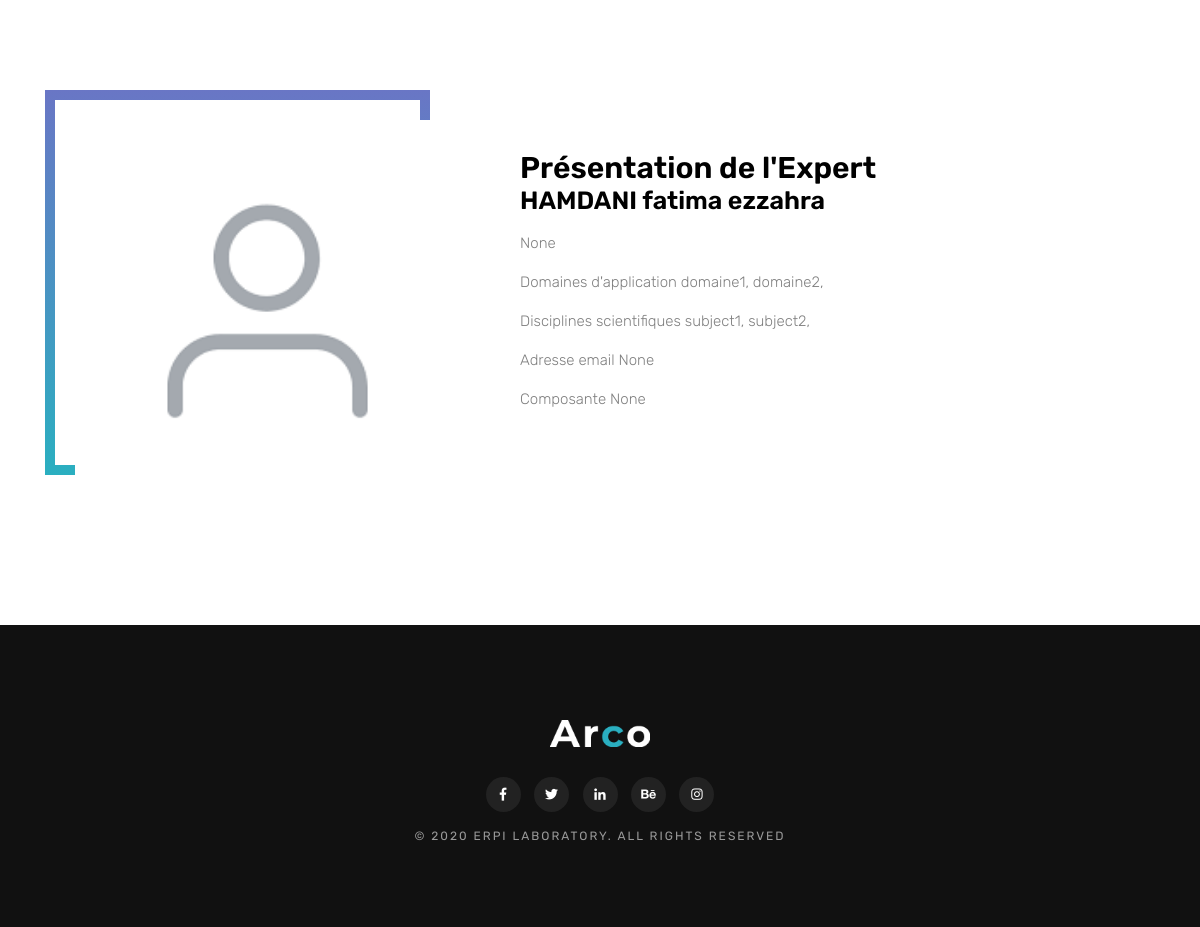
/profile_detail/1/, run on the app's committed database.
### classroom/models.py (models this page shows, shortened)
class Student(models.Model):
    user = models.OneToOneField(User, on_delete=models.CASCADE, primary_key=True)
    image = models.ImageField(upload_to='media/', default='default.jpg', verbose_name=u"Figure associée à votre profil", null=True)
    nom = models.CharField(max_length=270,verbose_name= u"Nom : ",  null=True, blank=True)
    prenom = models.CharField(max_length=270,verbose_name= u"Prénom : ",  null=True, blank=True)
    adresse_email = models.EmailField(max_length=100,verbose_name=u"Adresse email de contact : ",   null=True, blank=True)
    composante = models.CharField(max_length=100,verbose_name=u"Composante : ",   null=True, blank=True)
    fonction = models.CharField(max_length=270,verbose_name= u"Fonction : ",  null=True, blank=True)
    domaine = models.ManyToManyField(Domaine, verbose_name= u"Domaines d'applications  ", help_text=u"Relativement à vos activités professionnelles.", related_name='domaines_expert')
    interests = models.ManyToManyField(Subject, verbose_name= u"Disciplines scientifiques ", related_name='interested_student')
    expert= models.BooleanField( verbose_name=u"Je souhaite participer à des projet ", default=False)

class Domaine(models.Model):
    name = models.CharField(max_length=30)

class Subject(models.Model):
    name = models.CharField(max_length=30)

### classroom/views/students.py (the view)
# urls.py: path('profile_detail/<int:pk>/', students.StudentListView.as_view(), name='student_profile'),
class StudentListView(ListView):
    template_name = 'classroom/students/user/info.html'
    def get_queryset(self):
        self.quiz = get_object_or_404(Student, pk=self.kwargs['pk'])
        return Student.objects.filter(pk = self.quiz.pk)

### classroom/templates/classroom/students/user/info.html (shortened to what this page needs)
{% load static %}
<!DOCTYPE html>
<html lang="zxx">
   <head>
   <link rel="stylesheet" href="{% static 'acro/css/plugins.css'%}" />
       <link rel="stylesheet" href="{% static 'acro/css/style.css'%}" />
   </head>
   <body>
       <section class="hero section-padding" data-scroll-index="1">
           <div class="container">
               <div class="row">
                   <div class="col-lg-5">
                       <div class="hero-img">
                           <img src="{%  static 'collaboration/images/pic03.jpg' %}" alt="">
                       </div>
                   </div>
                   <div class="col-lg-7">
                       <div class="content">
                        {% for forum in object_list %}
                           <h4>Présentation de l'Expert</h4>
                           <h5>{{forum.nom}} {{forum.prenom}}</h5>
                           <p>{{forum.fonction}}</p>
                           <p>Domaines d'application <span>{% for d in forum.domaine.all %} {{ d.name}}, {% endfor %}</span> </p>
                           <p>Disciplines scientifiques <span>{% for d in forum.interests.all %} {{ d.name}}, {% endfor %}</span> </p>
                           <p>Adresse email <span>{{forum.adresse_email}}</span> </p>
                           <p>Composante  <span>{{forum.composante }}</span> </p>
                           {% endfor %}
                       </div>
                   </div>
               </div>
           </div>
       </section>
       <footer class="text-center">
           <div class="container">
               <a class="logo" href="#">
                   <img src="img/logo-light.png" alt="logo">
               </a>
               <div class="social">
                   <a href="#0" class="icon">
                       <i class="fab fa-facebook-f"></i>
                   </a>
                   <a href="#0" class="icon">
                       <i class="fab fa-twitter"></i>
                   </a>
                   <a href="#0" class="icon">
                       <i class="fab fa-linkedin-in"></i>
                   </a>
                   <a href="#0" class="icon">
                       <i class="fab fa-behance"></i>
                   </a>
                   <a href="#0" class="icon">
                       <i class="fab fa-instagram"></i>
                   </a>
               </div>
               <p>&copy; 2020 ERPI Laboratory. All Rights Reserved</p>
           </div>
       </footer>
   </body>
</html>

### static/acro/css/style.css (style rules this page uses)
* { margin: 0; padding: 0; -webkit-box-sizing: border-box; box-sizing: border-box; outline: none; list-style: none; word-wrap: break-word; }
body { color: #000; line-height: 1.3; font-weight: 400; font-size: 14px; font-family: 'Rubik', sans-serif; overflow-x: hidden !important; }
p { font-size: 15px; font-weight: 300; color: #7f7f7f; line-height: 1.6; margin: 0; }
img { width: 100%; height: auto; }
span, a, a:hover { display: inline-block; text-decoration: none; color: inherit; }
.section-padding { padding: 120px 0; }
.logo { padding: 15px 0; width: 100px; }
.hero .hero-img { padding: 0 30px; position: relative; }
.hero .hero-img img { position: relative; z-index: 2; }
.hero .hero-img:after { content: ''; position: absolute; top: -30px; left: 0px; bottom: 30px; right: 60px; background: #2AAFC0; background: -webkit-gradient(linear, left bottom, left top, from(#2AAFC0), to(#6976c5)); background: linear-gradient(to top, #2AAFC0, #6976c5); z-index: -1; }
.hero .hero-img:before { content: ''; position: absolute; top: -20px; left: 10px; bottom: 40px; right: 70px; background: #fff; z-index: 1; }
.hero .content { padding-top: 30px; }
.hero .content p { margin-top: 15px; }
footer { background: #111; padding: 80px 0; }
footer .social a { color: #fff; font-size: 13px; width: 35px; height: 35px; line-height: 35px; border-radius: 50%; background: #222; margin: 15px 5px; }
footer p { color: #999; font-weight: 400; font-size: 12px; text-transform: uppercase; letter-spacing: 2px; }

### data on the page
Student: nom "HAMDANI", prenom "fatima ezzahra", fonction "None", adresse_email "None", composante "None"
Domaine: name "domaine1"
Domaine: name "domaine2"
Subject: name "subject1"
Subject: name "subject2"
